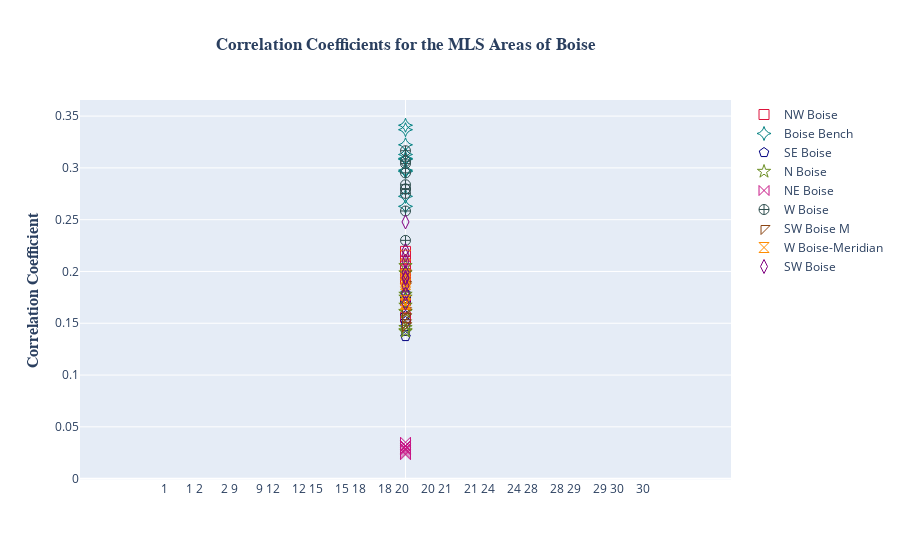

This figure's notebook cell:
### Code cell
df = pd.read_pickle('a-Coeff-compare.pkl')
df = df.iloc[9:]
df = df.reset_index(drop = True)
df = df.reset_index(drop = False)
df = df.dropna(thresh = 3)
df['level_0'] = df['level_0'].to_string()

area_fig = go.Figure()

area_fig.add_trace(go.Scatter(x= df['level_0'], y=df['NW_Boise_GC'],
                    mode='markers',
                    marker_color = 'rgb(220,20,60)',
                    marker=dict(size= 10, symbol = "square-open"),          
                    name='NW Boise'))

area_fig.add_trace(go.Scatter(x= df['level_0'], y=df['B_Bench'],
                    mode='markers',
                    marker_color = 'rgb(0,128,128)',
                    marker=dict(size= 10, symbol = "star-diamond-open"), 
                    name='Boise Bench'))

area_fig.add_trace(go.Scatter(x= df['level_0'], y=df['SE_Boise'],
                    mode='markers',
                    marker_color = 'rgb(0,0,128)',
                    marker=dict(size= 10, symbol = "pentagon-open"),          
                    name='SE Boise'))

area_fig.add_trace(go.Scatter(x= df['level_0'], y=df['N_Boise'],
                    mode='markers',
                    marker_color = 'rgb(107,142,35)',
                    marker=dict(size= 10, symbol = "star-open"),          
                    name='N Boise'))

area_fig.add_trace(go.Scatter(x= df['level_0'], y=df['NE_Boise'],
                    mode='markers',
                    marker_color = 'rgb(199,21,133)',
                    marker=dict(size= 10, symbol = "bowtie-open"),           
                    name='NE Boise'))

area_fig.add_trace(go.Scatter(x= df['level_0'], y=df['W_Boise'],
                    mode='markers',
                    marker_color = 'rgb(47,79,79)',
                    marker=dict(size= 10, symbol = "circle-cross-open"),          
                    name='W Boise'))

area_fig.add_trace(go.Scatter(x= df['level_0'], y=df['SW_Boise_M'],
                    mode='markers',
                    marker_color = 'rgb(139,69,19)',
                    marker=dict(size= 10, symbol = "triangle-nw-open"),          
                    name='SW Boise M'))

area_fig.add_trace(go.Scatter(x= df['level_0'], y=df['W_Boise_M'],
                    mode='markers',
                    marker_color = 'rgb(255,140,0)',
                    marker=dict(size= 10, symbol = "hourglass-open"),          
                    name='W Boise-Meridian'))

area_fig.add_trace(go.Scatter(x= df['level_0'], y=df['SW_Boise'],
                    mode='markers',
                    marker_color = 'rgb(128,0,128)',
                    marker=dict(size= 10, symbol = "diamond-tall-open"),           
                    name='SW Boise'))


# area_fig.update_layout(
#     shapes=[
#         # Line Horizontal
#         go.layout.Shape(
#             type="line",
#             x0=0,y0=.7,
#             x1=11,y1=.7,
#             line=dict(
#                 color="Grey",
#                 width=1,
#                 dash="dashdot",),),])
# area_fig.update_layout(
#     shapes=[
#         # Line Horizontal
#         go.layout.Shape(
#             type="line",
#             x0=-1,y0=.3,
#             x1=12,y1=.3,
#             line=dict(
#                 color="Grey",
#                 width=1,
#                 dash="dashdot",),),])

area_fig.update_layout(
    title=go.layout.Title(
        text="<b>Correlation Coefficients for the MLS Areas of Boise<b>",
        font = dict( 
            family = 'Times New Roman'),
        xref="paper",
        x=.5
    ),
    yaxis=go.layout.YAxis(
        title=go.layout.yaxis.Title(
            text="<b>Correlation Coefficient<b>",
            font=dict(
                family="Times New Roman",
                size=16,
#                color="#7f7f7f"
            )
        )
    ))


area_fig.show()

### Figure 1 — Plotly figure (JSON) as saved in the notebook; plotly's stock layout.template omitted (floating-point values rounded to 4 significant figures)
{"data": [{"marker": {"color": "rgb(220,20,60)", "size": 10, "symbol": "square-open"}, "mode": "markers", "name": "NW Boise", "type": "scatter", "x": ["1      1\n2      2\n9      9\n12    12\n15    15\n18    18\n20    20\n21    21\n24    24\n28    28\n29    29\n30    30", "1      1\n2      2\n9      9\n12    12\n15    15\n18    18\n20    20\n21    21\n24    24\n28    28\n29    29\n30    30", "1      1\n2      2\n9      9\n12    12\n15    15\n18    18\n20    20\n21    21\n24    24\n28    28\n29    29\n30    30", "1      1\n2      2\n9      9\n12    12\n15    15\n18    18\n20    20\n21    21\n24    24\n28    28\n29    29\n30    30", "1      1\n2      2\n9      9\n12    12\n15    15\n18    18\n20    20\n21    21\n24    24\n28    28\n29    29\n30    30", "1      1\n2      2\n9      9\n12    12\n15    15\n18    18\n20    20\n21    21\n24    24\n28    28\n29    29\n30    30", "1      1\n2      2\n9      9\n12    12\n15    15\n18    18\n20    20\n21    21\n24    24\n28    28\n29    29\n30    30", "1      1\n2      2\n9      9\n12    12\n15    15\n18    18\n20    20\n21    21\n24    24\n28    28\n29    29\n30    30", "1      1\n2      2\n9      9\n12    12\n15    15\n18    18\n20    20\n21    21\n24    24\n28    28\n29    29\n30    30", "1      1\n2      2\n9      9\n12    12\n15    15\n18    18\n20    20\n21    21\n24    24\n28    28\n29    29\n30    30", "1      1\n2      2\n9      9\n12    12\n15    15\n18    18\n20    20\n21    21\n24    24\n28    28\n29    29\n30    30", "1      1\n2      2\n9      9\n12    12\n15    15\n18    18\n20    20\n21    21\n24    24\n28    28\n29    29\n30    30"], "y": [0.2051, 0.202, 0.1558, null, 0.203, 0.1716, 0.2072, 0.1927, null, 0.2101, 0.1981, 0.2194]}, {"marker": {"color": "rgb(0,128,128)", "size": 10, "symbol": "star-diamond-open"}, "mode": "markers", "name": "Boise Bench", "type": "scatter", "x": ["1      1\n2      2\n9      9\n12    12\n15    15\n18    18\n20    20\n21    21\n24    24\n28    28\n29    29\n30    30", "1      1\n2      2\n9      9\n12    12\n15    15\n18    18\n20    20\n21    21\n24    24\n28    28\n29    29\n30    30", "1      1\n2      2\n9      9\n12    12\n15    15\n18    18\n20    20\n21    21\n24    24\n28    28\n29    29\n30    30", "1      1\n2      2\n9      9\n12    12\n15    15\n18    18\n20    20\n21    21\n24    24\n28    28\n29    29\n30    30", "1      1\n2      2\n9      9\n12    12\n15    15\n18    18\n20    20\n21    21\n24    24\n28    28\n29    29\n30    30", "1      1\n2      2\n9      9\n12    12\n15    15\n18    18\n20    20\n21    21\n24    24\n28    28\n29    29\n30    30", "1      1\n2      2\n9      9\n12    12\n15    15\n18    18\n20    20\n21    21\n24    24\n28    28\n29    29\n30    30", "1      1\n2      2\n9      9\n12    12\n15    15\n18    18\n20    20\n21    21\n24    24\n28    28\n29    29\n30    30", "1      1\n2      2\n9      9\n12    12\n15    15\n18    18\n20    20\n21    21\n24    24\n28    28\n29    29\n30    30", "1      1\n2      2\n9      9\n12    12\n15    15\n18    18\n20    20\n21    21\n24    24\n28    28\n29    29\n30    30", "1      1\n2      2\n9      9\n12    12\n15    15\n18    18\n20    20\n21    21\n24    24\n28    28\n29    29\n30    30", "1      1\n2      2\n9      9\n12    12\n15    15\n18    18\n20    20\n21    21\n24    24\n28    28\n29    29\n30    30"], "y": [0.3223, 0.2978, 0.2629, null, 0.2965, 0.2725, 0.3369, 0.3129, null, 0.3083, 0.3092, 0.3412]}, {"marker": {"color": "rgb(0,0,128)", "size": 10, "symbol": "pentagon-open"}, "mode": "markers", "name": "SE Boise", "type": "scatter", "x": ["1      1\n2      2\n9      9\n12    12\n15    15\n18    18\n20    20\n21    21\n24    24\n28    28\n29    29\n30    30", "1      1\n2      2\n9      9\n12    12\n15    15\n18    18\n20    20\n21    21\n24    24\n28    28\n29    29\n30    30", "1      1\n2      2\n9      9\n12    12\n15    15\n18    18\n20    20\n21    21\n24    24\n28    28\n29    29\n30    30", "1      1\n2      2\n9      9\n12    12\n15    15\n18    18\n20    20\n21    21\n24    24\n28    28\n29    29\n30    30", "1      1\n2      2\n9      9\n12    12\n15    15\n18    18\n20    20\n21    21\n24    24\n28    28\n29    29\n30    30", "1      1\n2      2\n9      9\n12    12\n15    15\n18    18\n20    20\n21    21\n24    24\n28    28\n29    29\n30    30", "1      1\n2      2\n9      9\n12    12\n15    15\n18    18\n20    20\n21    21\n24    24\n28    28\n29    29\n30    30", "1      1\n2      2\n9      9\n12    12\n15    15\n18    18\n20    20\n21    21\n24    24\n28    28\n29    29\n30    30", "1      1\n2      2\n9      9\n12    12\n15    15\n18    18\n20    20\n21    21\n24    24\n28    28\n29    29\n30    30", "1      1\n2      2\n9      9\n12    12\n15    15\n18    18\n20    20\n21    21\n24    24\n28    28\n29    29\n30    30", "1      1\n2      2\n9      9\n12    12\n15    15\n18    18\n20    20\n21    21\n24    24\n28    28\n29    29\n30    30", "1      1\n2      2\n9      9\n12    12\n15    15\n18    18\n20    20\n21    21\n24    24\n28    28\n29    29\n30    30"], "y": [0.1517, 0.1735, null, null, 0.1574, 0.1372, 0.1697, 0.147, 0.1422, 0.1778, 0.1736, 0.1789]}, {"marker": {"color": "rgb(107,142,35)", "size": 10, "symbol": "star-open"}, "mode": "markers", "name": "N Boise", "type": "scatter", "x": ["1      1\n2      2\n9      9\n12    12\n15    15\n18    18\n20    20\n21    21\n24    24\n28    28\n29    29\n30    30", "1      1\n2      2\n9      9\n12    12\n15    15\n18    18\n20    20\n21    21\n24    24\n28    28\n29    29\n30    30", "1      1\n2      2\n9      9\n12    12\n15    15\n18    18\n20    20\n21    21\n24    24\n28    28\n29    29\n30    30", "1      1\n2      2\n9      9\n12    12\n15    15\n18    18\n20    20\n21    21\n24    24\n28    28\n29    29\n30    30", "1      1\n2      2\n9      9\n12    12\n15    15\n18    18\n20    20\n21    21\n24    24\n28    28\n29    29\n30    30", "1      1\n2      2\n9      9\n12    12\n15    15\n18    18\n20    20\n21    21\n24    24\n28    28\n29    29\n30    30", "1      1\n2      2\n9      9\n12    12\n15    15\n18    18\n20    20\n21    21\n24    24\n28    28\n29    29\n30    30", "1      1\n2      2\n9      9\n12    12\n15    15\n18    18\n20    20\n21    21\n24    24\n28    28\n29    29\n30    30", "1      1\n2      2\n9      9\n12    12\n15    15\n18    18\n20    20\n21    21\n24    24\n28    28\n29    29\n30    30", "1      1\n2      2\n9      9\n12    12\n15    15\n18    18\n20    20\n21    21\n24    24\n28    28\n29    29\n30    30", "1      1\n2      2\n9      9\n12    12\n15    15\n18    18\n20    20\n21    21\n24    24\n28    28\n29    29\n30    30", "1      1\n2      2\n9      9\n12    12\n15    15\n18    18\n20    20\n21    21\n24    24\n28    28\n29    29\n30    30"], "y": [0.1457, 0.1612, 0.142, null, 0.1611, null, 0.1779, 0.1673, 0.1426, 0.1985, 0.2055, 0.175]}, {"marker": {"color": "rgb(199,21,133)", "size": 10, "symbol": "bowtie-open"}, "mode": "markers", "name": "NE Boise", "type": "scatter", "x": ["1      1\n2      2\n9      9\n12    12\n15    15\n18    18\n20    20\n21    21\n24    24\n28    28\n29    29\n30    30", "1      1\n2      2\n9      9\n12    12\n15    15\n18    18\n20    20\n21    21\n24    24\n28    28\n29    29\n30    30", "1      1\n2      2\n9      9\n12    12\n15    15\n18    18\n20    20\n21    21\n24    24\n28    28\n29    29\n30    30", "1      1\n2      2\n9      9\n12    12\n15    15\n18    18\n20    20\n21    21\n24    24\n28    28\n29    29\n30    30", "1      1\n2      2\n9      9\n12    12\n15    15\n18    18\n20    20\n21    21\n24    24\n28    28\n29    29\n30    30", "1      1\n2      2\n9      9\n12    12\n15    15\n18    18\n20    20\n21    21\n24    24\n28    28\n29    29\n30    30", "1      1\n2      2\n9      9\n12    12\n15    15\n18    18\n20    20\n21    21\n24    24\n28    28\n29    29\n30    30", "1      1\n2      2\n9      9\n12    12\n15    15\n18    18\n20    20\n21    21\n24    24\n28    28\n29    29\n30    30", "1      1\n2      2\n9      9\n12    12\n15    15\n18    18\n20    20\n21    21\n24    24\n28    28\n29    29\n30    30", "1      1\n2      2\n9      9\n12    12\n15    15\n18    18\n20    20\n21    21\n24    24\n28    28\n29    29\n30    30", "1      1\n2      2\n9      9\n12    12\n15    15\n18    18\n20    20\n21    21\n24    24\n28    28\n29    29\n30    30", "1      1\n2      2\n9      9\n12    12\n15    15\n18    18\n20    20\n21    21\n24    24\n28    28\n29    29\n30    30"], "y": [null, 0.03192, 0.02681, 0.02306, 0.02829, 0.02927, 0.03106, 0.02467, null, 0.02879, 0.03177, 0.03517]}, {"marker": {"color": "rgb(47,79,79)", "size": 10, "symbol": "circle-cross-open"}, "mode": "markers", "name": "W Boise", "type": "scatter", "x": ["1      1\n2      2\n9      9\n12    12\n15    15\n18    18\n20    20\n21    21\n24    24\n28    28\n29    29\n30    30", "1      1\n2      2\n9      9\n12    12\n15    15\n18    18\n20    20\n21    21\n24    24\n28    28\n29    29\n30    30", "1      1\n2      2\n9      9\n12    12\n15    15\n18    18\n20    20\n21    21\n24    24\n28    28\n29    29\n30    30", "1      1\n2      2\n9      9\n12    12\n15    15\n18    18\n20    20\n21    21\n24    24\n28    28\n29    29\n30    30", "1      1\n2      2\n9      9\n12    12\n15    15\n18    18\n20    20\n21    21\n24    24\n28    28\n29    29\n30    30", "1      1\n2      2\n9      9\n12    12\n15    15\n18    18\n20    20\n21    21\n24    24\n28    28\n29    29\n30    30", "1      1\n2      2\n9      9\n12    12\n15    15\n18    18\n20    20\n21    21\n24    24\n28    28\n29    29\n30    30", "1      1\n2      2\n9      9\n12    12\n15    15\n18    18\n20    20\n21    21\n24    24\n28    28\n29    29\n30    30", "1      1\n2      2\n9      9\n12    12\n15    15\n18    18\n20    20\n21    21\n24    24\n28    28\n29    29\n30    30", "1      1\n2      2\n9      9\n12    12\n15    15\n18    18\n20    20\n21    21\n24    24\n28    28\n29    29\n30    30", "1      1\n2      2\n9      9\n12    12\n15    15\n18    18\n20    20\n21    21\n24    24\n28    28\n29    29\n30    30", "1      1\n2      2\n9      9\n12    12\n15    15\n18    18\n20    20\n21    21\n24    24\n28    28\n29    29\n30    30"], "y": [0.2952, 0.3041, null, null, 0.2795, 0.2584, 0.3064, 0.2753, 0.23, 0.2837, 0.2797, 0.3166]}, {"marker": {"color": "rgb(139,69,19)", "size": 10, "symbol": "triangle-nw-open"}, "mode": "markers", "name": "SW Boise M", "type": "scatter", "x": ["1      1\n2      2\n9      9\n12    12\n15    15\n18    18\n20    20\n21    21\n24    24\n28    28\n29    29\n30    30", "1      1\n2      2\n9      9\n12    12\n15    15\n18    18\n20    20\n21    21\n24    24\n28    28\n29    29\n30    30", "1      1\n2      2\n9      9\n12    12\n15    15\n18    18\n20    20\n21    21\n24    24\n28    28\n29    29\n30    30", "1      1\n2      2\n9      9\n12    12\n15    15\n18    18\n20    20\n21    21\n24    24\n28    28\n29    29\n30    30", "1      1\n2      2\n9      9\n12    12\n15    15\n18    18\n20    20\n21    21\n24    24\n28    28\n29    29\n30    30", "1      1\n2      2\n9      9\n12    12\n15    15\n18    18\n20    20\n21    21\n24    24\n28    28\n29    29\n30    30", "1      1\n2      2\n9      9\n12    12\n15    15\n18    18\n20    20\n21    21\n24    24\n28    28\n29    29\n30    30", "1      1\n2      2\n9      9\n12    12\n15    15\n18    18\n20    20\n21    21\n24    24\n28    28\n29    29\n30    30", "1      1\n2      2\n9      9\n12    12\n15    15\n18    18\n20    20\n21    21\n24    24\n28    28\n29    29\n30    30", "1      1\n2      2\n9      9\n12    12\n15    15\n18    18\n20    20\n21    21\n24    24\n28    28\n29    29\n30    30", "1      1\n2      2\n9      9\n12    12\n15    15\n18    18\n20    20\n21    21\n24    24\n28    28\n29    29\n30    30", "1      1\n2      2\n9      9\n12    12\n15    15\n18    18\n20    20\n21    21\n24    24\n28    28\n29    29\n30    30"], "y": [0.1505, 0.1986, 0.1607, null, 0.1564, 0.1475, 0.1861, 0.1622, null, 0.1477, 0.1561, 0.1875]}, {"marker": {"color": "rgb(255,140,0)", "size": 10, "symbol": "hourglass-open"}, "mode": "markers", "name": "W Boise-Meridian", "type": "scatter", "x": ["1      1\n2      2\n9      9\n12    12\n15    15\n18    18\n20    20\n21    21\n24    24\n28    28\n29    29\n30    30", "1      1\n2      2\n9      9\n12    12\n15    15\n18    18\n20    20\n21    21\n24    24\n28    28\n29    29\n30    30", "1      1\n2      2\n9      9\n12    12\n15    15\n18    18\n20    20\n21    21\n24    24\n28    28\n29    29\n30    30", "1      1\n2      2\n9      9\n12    12\n15    15\n18    18\n20    20\n21    21\n24    24\n28    28\n29    29\n30    30", "1      1\n2      2\n9      9\n12    12\n15    15\n18    18\n20    20\n21    21\n24    24\n28    28\n29    29\n30    30", "1      1\n2      2\n9      9\n12    12\n15    15\n18    18\n20    20\n21    21\n24    24\n28    28\n29    29\n30    30", "1      1\n2      2\n9      9\n12    12\n15    15\n18    18\n20    20\n21    21\n24    24\n28    28\n29    29\n30    30", "1      1\n2      2\n9      9\n12    12\n15    15\n18    18\n20    20\n21    21\n24    24\n28    28\n29    29\n30    30", "1      1\n2      2\n9      9\n12    12\n15    15\n18    18\n20    20\n21    21\n24    24\n28    28\n29    29\n30    30", "1      1\n2      2\n9      9\n12    12\n15    15\n18    18\n20    20\n21    21\n24    24\n28    28\n29    29\n30    30", "1      1\n2      2\n9      9\n12    12\n15    15\n18    18\n20    20\n21    21\n24    24\n28    28\n29    29\n30    30", "1      1\n2      2\n9      9\n12    12\n15    15\n18    18\n20    20\n21    21\n24    24\n28    28\n29    29\n30    30"], "y": [0.172, 0.1905, 0.1683, null, 0.1873, 0.1692, 0.1934, 0.189, null, 0.1968, 0.1921, 0.2157]}, {"marker": {"color": "rgb(128,0,128)", "size": 10, "symbol": "diamond-tall-open"}, "mode": "markers", "name": "SW Boise", "type": "scatter", "x": ["1      1\n2      2\n9      9\n12    12\n15    15\n18    18\n20    20\n21    21\n24    24\n28    28\n29    29\n30    30", "1      1\n2      2\n9      9\n12    12\n15    15\n18    18\n20    20\n21    21\n24    24\n28    28\n29    29\n30    30", "1      1\n2      2\n9      9\n12    12\n15    15\n18    18\n20    20\n21    21\n24    24\n28    28\n29    29\n30    30", "1      1\n2      2\n9      9\n12    12\n15    15\n18    18\n20    20\n21    21\n24    24\n28    28\n29    29\n30    30", "1      1\n2      2\n9      9\n12    12\n15    15\n18    18\n20    20\n21    21\n24    24\n28    28\n29    29\n30    30", "1      1\n2      2\n9      9\n12    12\n15    15\n18    18\n20    20\n21    21\n24    24\n28    28\n29    29\n30    30", "1      1\n2      2\n9      9\n12    12\n15    15\n18    18\n20    20\n21    21\n24    24\n28    28\n29    29\n30    30", "1      1\n2      2\n9      9\n12    12\n15    15\n18    18\n20    20\n21    21\n24    24\n28    28\n29    29\n30    30", "1      1\n2      2\n9      9\n12    12\n15    15\n18    18\n20    20\n21    21\n24    24\n28    28\n29    29\n30    30", "1      1\n2      2\n9      9\n12    12\n15    15\n18    18\n20    20\n21    21\n24    24\n28    28\n29    29\n30    30", "1      1\n2      2\n9      9\n12    12\n15    15\n18    18\n20    20\n21    21\n24    24\n28    28\n29    29\n30    30", "1      1\n2      2\n9      9\n12    12\n15    15\n18    18\n20    20\n21    21\n24    24\n28    28\n29    29\n30    30"], "y": [0.2204, 0.21, 0.1785, null, null, 0.1862, 0.2478, 0.1944, 0.1693, 0.199, 0.1929, 0.2158]}], "layout": {"title": {"font": {"family": "Times New Roman"}, "text": "<b>Correlation Coefficients for the MLS Areas of Boise<b>", "x": 0.5, "xref": "paper"}, "yaxis": {"title": {"font": {"family": "Times New Roman", "size": 16}, "text": "<b>Correlation Coefficient<b>"}}}}
